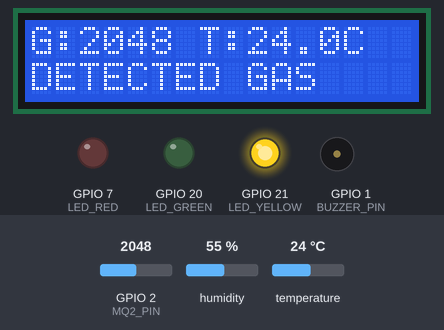
Bench run of a program on a simulated ESP32-S3. Shown: 16×2 character LCD, output pins drawn as LEDs (lit = HIGH), buzzer (waves = sounding). The inputs (shaded band) are chosen by the test bench; at power-on: GPIO 2 (MQ2_PIN) = 2048, temperature 24 °C, humidity 55 %. WiFi joins after 1.5 s; servers stay silent unless stated; what the program prints to the serial monitor is not drawn.

Above: at 8.5 s.
8.6 s: GPIO 2 (MQ2_PIN) set to 1533
At 11.1 s:
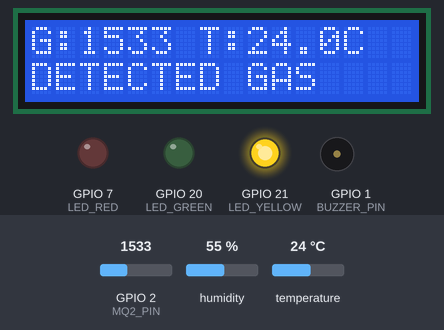
11.4 s: GPIO 2 (MQ2_PIN) set to 1465
At 12.4 s:
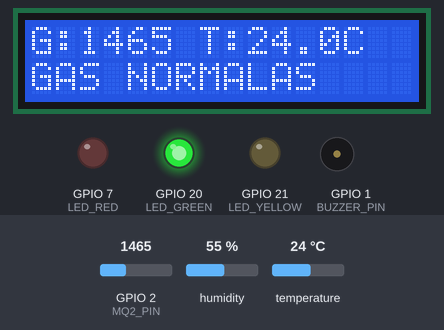
21.1 s: temperature set to 29 °C
At 25.2 s:
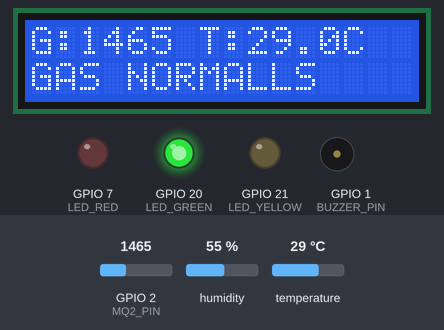
27.4 s: temperature set to 32 °C
At 28.4 s:
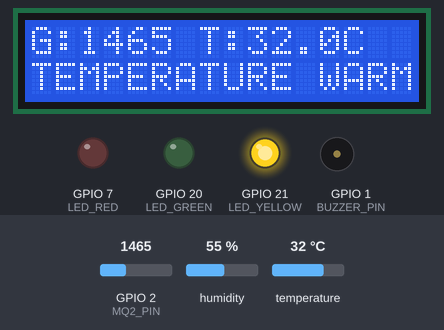
29.4 s: temperature set to 36 °C
At 32.6 s:
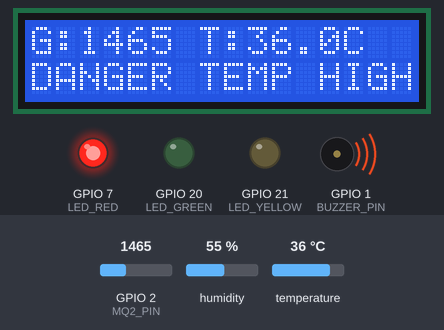
33.4 s: temperature set to 12 °C
At 36.6 s:
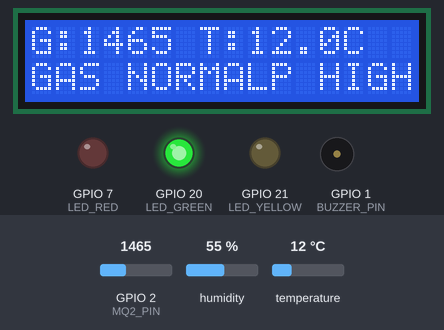
Timing chart, 0 to 38.1 s (numbered marks = the images above; inputs shaded):
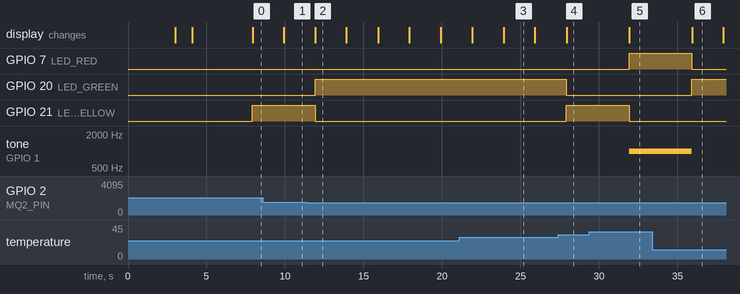

Measured:
- the behaviour switches between 1500 and 1499 on GPIO 2 (MQ2_PIN) (found by bisection; images 1 and 2)
- the behaviour switches between 30 and 31 °C on temperature (found by bisection; images 3 and 4)
- the behaviour switches between 34 and 35 °C on temperature (found by bisection; images 4 and 5)
- after the input at 8.6 s, the display: changes after 1.3 s (image 1)
- after the input at 11.4 s, GPIO 20 (LED_GREEN): LOW → HIGH after 0.53 s; GPIO 21 (LED_YELLOW): HIGH → LOW after 0.53 s; the display: changes after 0.54 s (image 2)
- after the input at 21.1 s, the display: first differs from a run without the input after 2.8 s (image 3)
- after the input at 27.4 s, GPIO 20 (LED_GREEN): HIGH → LOW after 0.53 s; GPIO 21 (LED_YELLOW): LOW → HIGH after 0.53 s; the display: changes after 0.55 s (image 4)
- after the input at 29.4 s, GPIO 7 (LED_RED): LOW → HIGH after 2.5 s; GPIO 21 (LED_YELLOW): HIGH → LOW after 2.5 s; tone on GPIO 1 (BUZZER_PIN): silent → 1000 Hz after 2.5 s; the display: changes after 2.5 s (image 5)
- after the input at 33.4 s, GPIO 7 (LED_RED): HIGH → LOW after 2.5 s; GPIO 20 (LED_GREEN): LOW → HIGH after 2.5 s; tone on GPIO 1 (BUZZER_PIN): 1000 Hz → silent after 2.5 s; the display: changes after 2.5 s (image 6)

The program:

main.cpp
```cpp
#define BLYNK_TEMPLATE_ID "TMPL6Q136Ecva"
#define BLYNK_TEMPLATE_NAME "Project CaAS Kel 2 SIGAP"
#define BLYNK_AUTH_TOKEN "AzGAEDoR2Rsqq5o_emmaTYNs8NL-QdtN"

#define BLYNK_PRINT Serial

#include <WiFi.h>
#include <WiFiClient.h>
#include <BlynkSimpleEsp32.h>
#include <Wire.h>
#include <LiquidCrystal_I2C.h>
#include <DHT.h>

// --- KONFIGURASI WIFI ---
char ssid[] = "Galaxy A73 5GCB26";
char pass[] = "dzyy6328";

// --- DEKLARASI PIN ---
#define MQ2_PIN       2
#define DHT_PIN       6
#define BUZZER_PIN    1
#define LED_RED       7
#define LED_YELLOW    21
#define LED_GREEN     20
#define I2C_SDA       8
#define I2C_SCL       9

#define DHTTYPE DHT11

DHT dht(DHT_PIN, DHTTYPE);
LiquidCrystal_I2C lcd(0x27, 16, 2);
BlynkTimer timer;

// Batas setiap sensor
int gasSedang = 1500;
int gasTinggi = 2500;
float suhuSedang = 31.0;
float suhuTinggi = 35.0;

// --- FUNGSI PEMBACAAN SENSOR & LOGIKA ---
void bacaSensorDanLogika() {
  int gasValue = analogRead(MQ2_PIN);
  float suhuValue = dht.readTemperature();

  // Fallback jika DHT11 gagal terbaca
  if (isnan(suhuValue)) {
    Serial.println("Gagal membaca DHT11!");
    suhuValue = 0;
  }

  // Kirim data ke Blynk
  Blynk.virtualWrite(V0, suhuValue);
  Blynk.virtualWrite(V1, gasValue);

  // Print ke Serial Monitor
  Serial.printf("Suhu: %.1f C | Gas: %d\n", suhuValue, gasValue);

  // --- TAMPILAN LCD BARIS 1 ---
  char line1[17];
  // %-4d angka gas disiapkan 4 digit rata kiri
  // %.1f angka suhu disiapkan 1 angka di belakang koma
  snprintf(line1, sizeof(line1), "G:%-4d T:%.1fC ", gasValue, suhuValue);

  lcd.setCursor(0, 0);
  lcd.print(line1);

  // --- LOGIKA FLOW & TAMPILAN LCD BARIS 2 (Pesan) ---
  lcd.setCursor(0, 1);

  // 1. KONDISI HIGH / BAHAYA
  if (gasValue >= gasTinggi) {
    digitalWrite(LED_RED, HIGH);
    digitalWrite(LED_YELLOW, LOW);
    digitalWrite(LED_GREEN, LOW);
    tone(BUZZER_PIN, 1000);
    lcd.print("DANGER GAS HIGH");
  }
  else if (suhuValue >= suhuTinggi) {
    digitalWrite(LED_RED, HIGH);
    digitalWrite(LED_YELLOW, LOW);
    digitalWrite(LED_GREEN, LOW);
    tone(BUZZER_PIN, 1000);
    lcd.print("DANGER TEMP HIGH");
  }

  // 2. KONDISI MEDIUM / SEDANG
  else if (gasValue >= gasSedang) {
    digitalWrite(LED_RED, LOW);
    digitalWrite(LED_YELLOW, HIGH);
    digitalWrite(LED_GREEN, LOW);
    noTone(BUZZER_PIN);
    lcd.print("DETECTED GAS");
  }
  else if (suhuValue >= suhuSedang) {
    digitalWrite(LED_RED, LOW);
    digitalWrite(LED_YELLOW, HIGH);
    digitalWrite(LED_GREEN, LOW);
    noTone(BUZZER_PIN);
    lcd.print("TEMPERATURE WARM");
  }

  // 3. KONDISI LOW / NORMAL
  else {
    digitalWrite(LED_RED, LOW);
    digitalWrite(LED_YELLOW, LOW);
    digitalWrite(LED_GREEN, HIGH);
    noTone(BUZZER_PIN);

    // Bergantian menampilkan status Normal
    static bool toggleText = false;
    toggleText = !toggleText;
    if (toggleText) {
      lcd.print("GAS NORMAL");
    } else {
      lcd.print("TEMP NORMAL");
    }
  }
}

void setup() {
  Serial.begin(115200);
  delay(3000); // MEMBERI WAKTU LCD UNTUK BOOTING

  // Inisialisasi I2C dengan frekuensi standar (100kHz) agar sinyal stabil
  Wire.begin(I2C_SDA, I2C_SCL, 100000);

  // Urutan inisialisasi yang lebih "sopan" untuk LCD
  lcd.init();
  delay(500);
  lcd.clear();
  delay(500);
  lcd.backlight();

  lcd.setCursor(0, 0);
  lcd.print("Sistem SIGAP");
  lcd.setCursor(0, 1);
  lcd.print("Online...");

  // Pin mode dan sensor
  pinMode(LED_RED, OUTPUT);
  pinMode(LED_YELLOW, OUTPUT);
  pinMode(LED_GREEN, OUTPUT);
  pinMode(BUZZER_PIN, OUTPUT);

  dht.begin();
  Blynk.begin(BLYNK_AUTH_TOKEN, ssid, pass);

  timer.setInterval(2000L, bacaSensorDanLogika);
}

void loop() {
  Blynk.run();
  timer.run();
}
```
